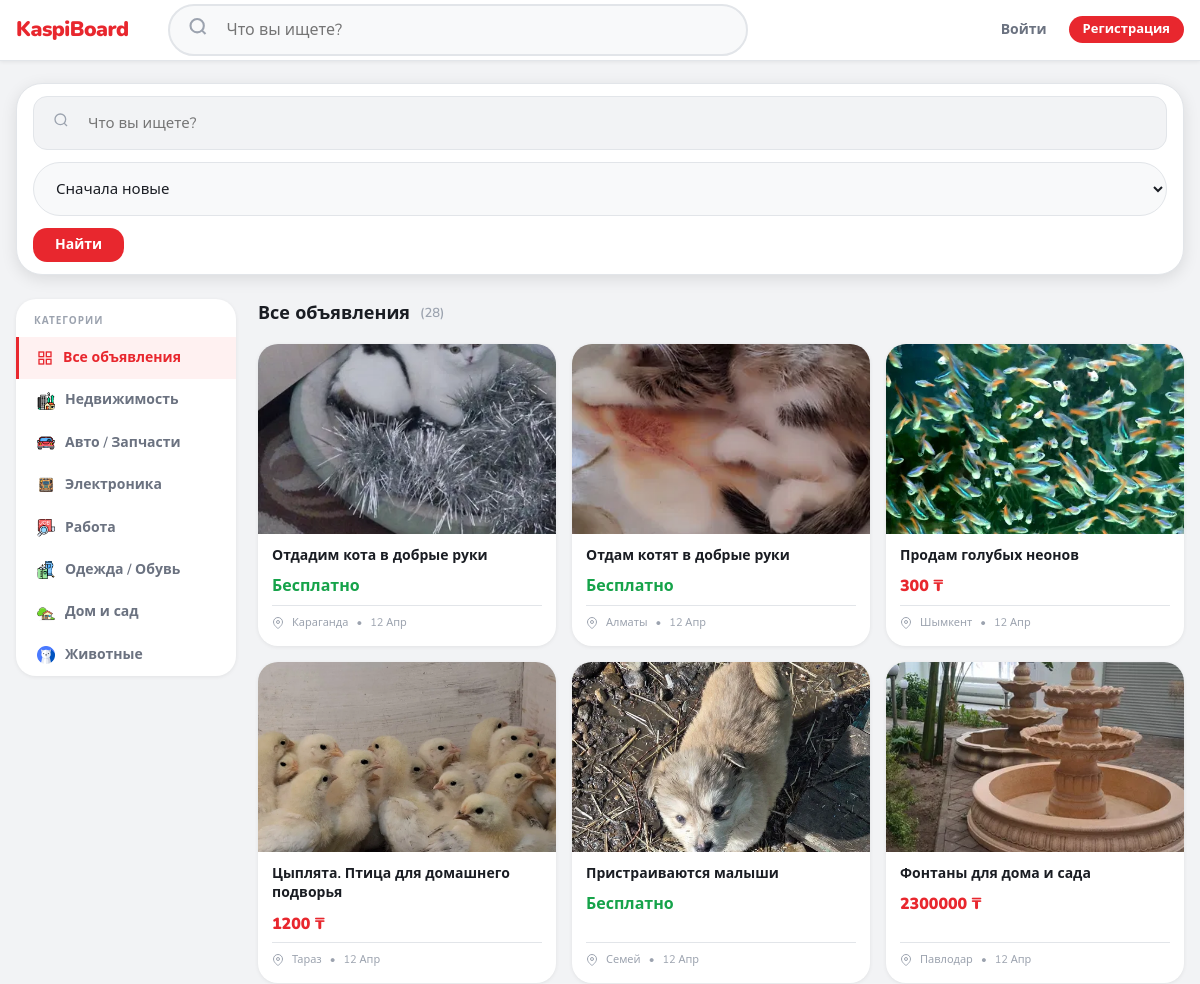
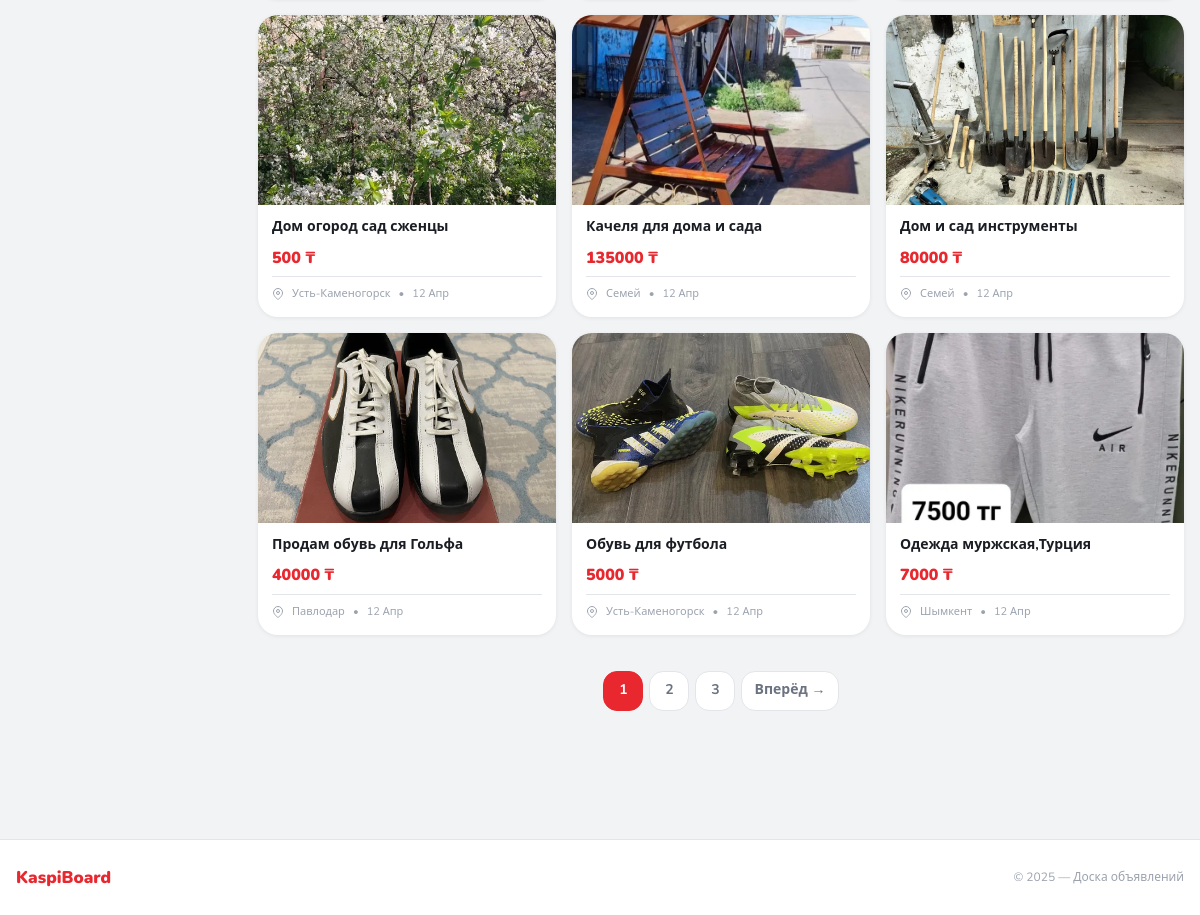
Before: / with the older database file (2 pictures, top to bottom).
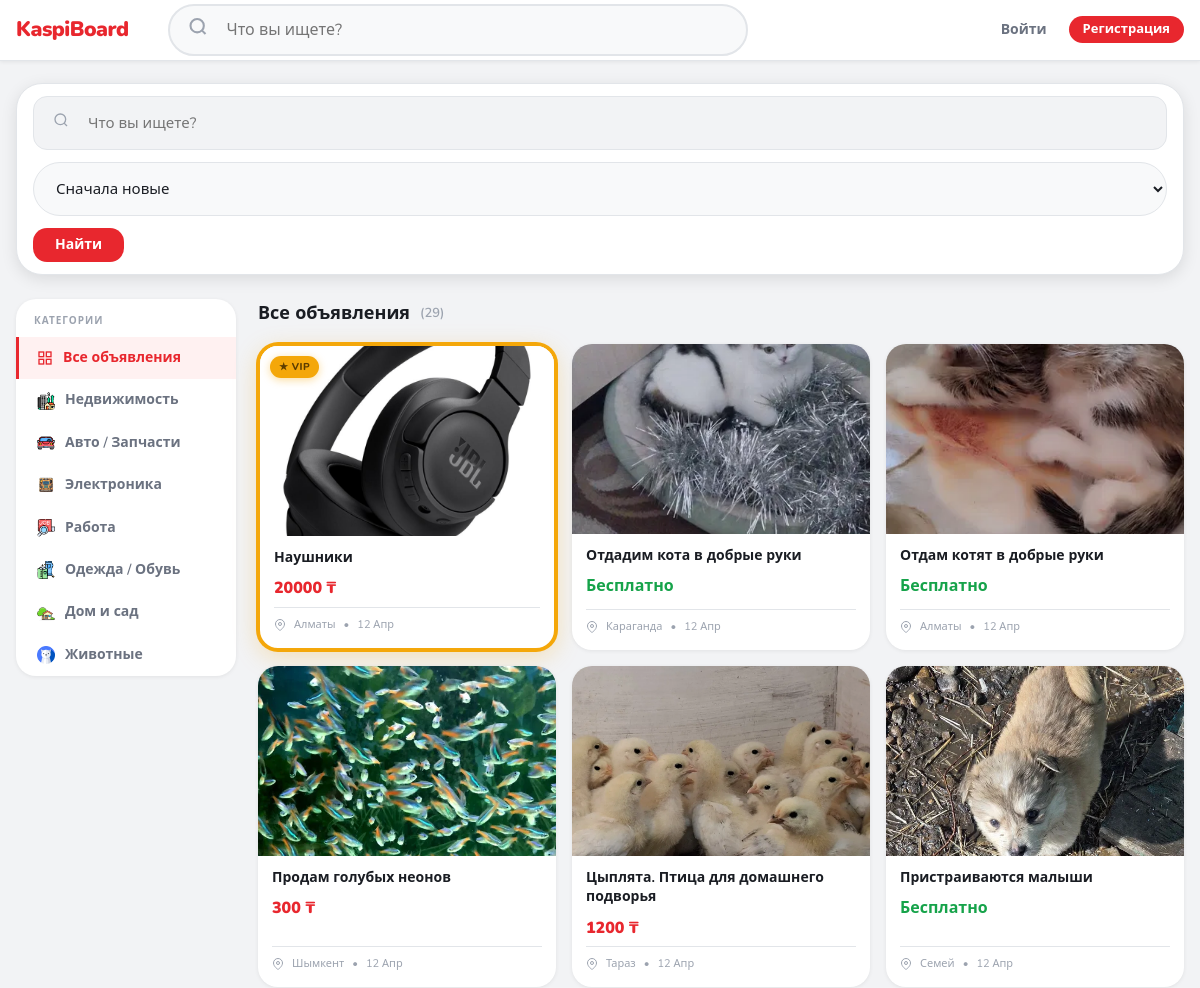
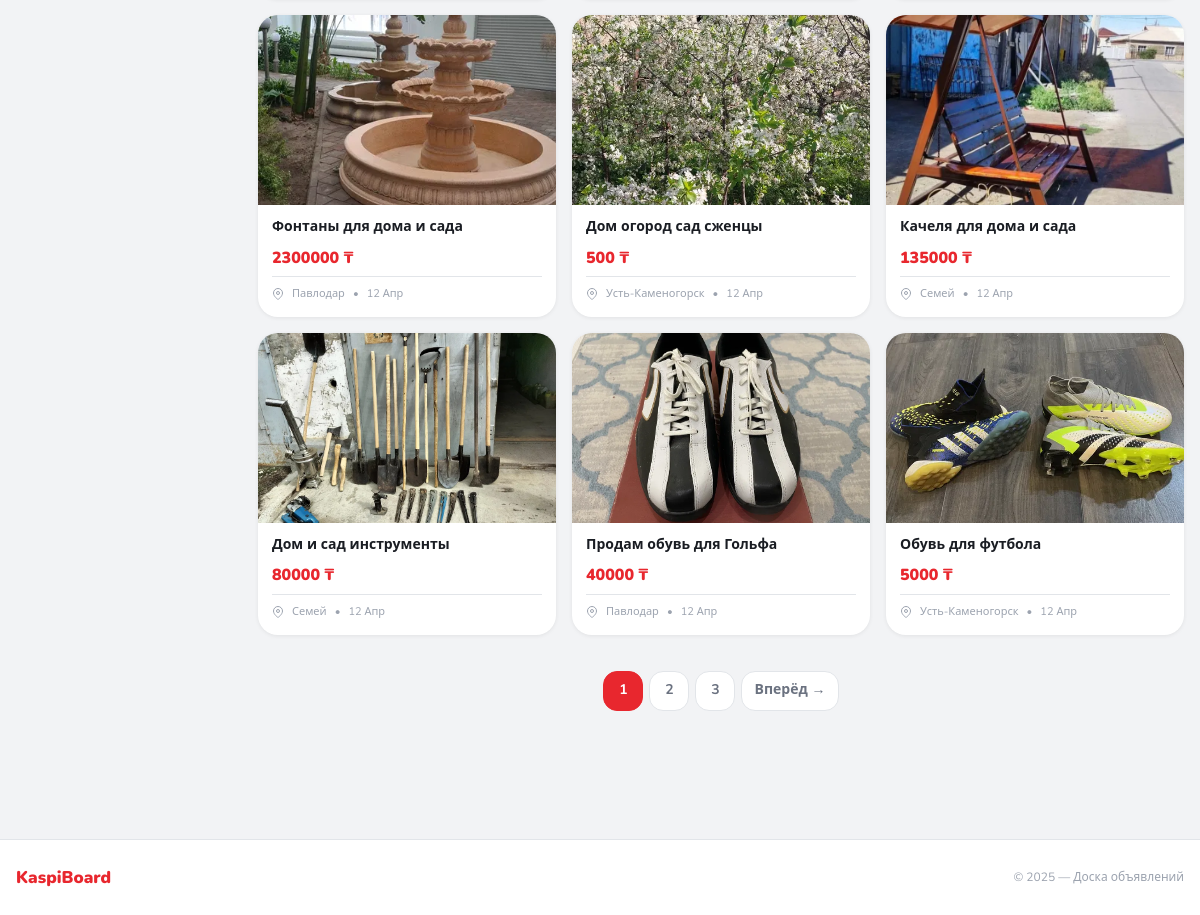
After: the same page with the newer database file (2 pictures, top to bottom).
### core_app/models.py (models this page shows, shortened)
class Category(models.Model):
    name = models.CharField(max_length=255,)
    image = models.ImageField(upload_to='category_images/', blank=True, null=True, verbose_name="Изображение")
    slug = models.SlugField(max_length=255, unique=True, blank=True,)

class Ad(models.Model):
    created_at = models.DateTimeField(auto_now_add=True)
    uuid = models.UUIDField(default=uuid.uuid4, editable=False, unique=True)
    author = models.ForeignKey(User, on_delete=models.CASCADE, related_name='ads', verbose_name="Автор")
    category = models.ForeignKey(Category, on_delete=models.CASCADE, related_name='ads', verbose_name="Категория")
    city = models.ForeignKey(City, on_delete=models.CASCADE, related_name='ads', verbose_name="Город")
    title = models.CharField(max_length=255, )
    description = models.TextField()
    price = models.PositiveBigIntegerField(verbose_name="Цена( в тенге )", help_text="Укажите 0, если бесплатно")
    image = models.ImageField(upload_to='ads/', blank=True, null=True, verbose_name="Изображение")
    update_at = models.DateTimeField(auto_now=True)
    is_moderated = models.BooleanField(default=False, verbose_name="Прошло модерацию")
    is_top = models.BooleanField(
        default=False,
        verbose_name="Топ объявление",
        help_text="Выделяется в поиске и получает приоритет"
    )

class City(models.Model):
    name = models.CharField(max_length=100,)

### core_app/views.py (the view)
# urls.py: path('', ad_list_view, name='ad_list'),
def ad_list_view(request, slug=None):
    ads = Ad.objects.filter(is_moderated=True)
    if slug:
        ads = ads.filter(category__slug=slug)
    q = request.GET.get('q')
    if q:
        ads = ads.filter(title__icontains=q) | ads.filter(description__icontains=q)
    sort = request.GET.get('sort')
    if sort == 'cheap':
        ads = ads.order_by('price', '-created_at')
    elif sort == 'expensive':
        ads = ads.order_by('-price', '-created_at')
    elif sort == 'free':
        ads = ads.filter(price=0).order_by('-created_at')
    else:
        ads = ads.order_by('-created_at')
    from django.core.paginator import Paginator
    page_obj = Paginator(ads, 12).get_page(request.GET.get('page'))
    favorite_uuids = set()
    if request.user.is_authenticated:
        favorite_uuids = set(
            Favorite.objects.filter(user=request.user).values_list('ad__uuid', flat=True)
        )
    return render(request, 'ad_list.html', {
        'page_obj': page_obj,
        'categories': Category.objects.all(),
        'current_category': slug,
        'favorite_uuids': favorite_uuids,
    })

### core_app/templatetags/context_processors.py (called while the page is built)
def active_banners(request):
    banners = Banner.objects.filter(is_active=True).order_by('?')  # ? = случайный порядок
    return {'banners': banners}

### core_app/templates/ad_list.html (shortened to what the changed rows need)
{% extends 'base.html' %}
{% load static %}
{% block content %}
<div class="layout">
  <aside class="sidebar">
    <ul class="sidebar__list">
      {% for cat in categories %}
      <li class="sidebar__item">
        <a href="{% url 'category_list' cat.slug %}"
           class="sidebar__link {% if current_category == cat.slug %}is-active{% endif %}">
          {% if cat.image %}
            <img src="{{ cat.image.url }}" alt="" width="18" height="18"
                 style="border-radius:4px; object-fit:cover;">
          {% else %}
            <svg width="16" height="16" viewBox="0 0 24 24" fill="none" stroke="currentColor" stroke-width="2">
              <circle cx="12" cy="12" r="10"/>
            </svg>
          {% endif %}
          {{ cat.name }}
        </a>
      </li>
      {% endfor %}
    </ul>
  </aside>
  <section>
    <div class="section-title">
      {% if current_category %}
        {% for cat in categories %}{% if cat.slug == current_category %}{{ cat.name }}{% endif %}{% endfor %}
      {% else %}
        Все объявления
      {% endif %}
      <span class="text-muted text-sm" style="font-weight:600;">
        ({{ page_obj.paginator.count }})
      </span>
    </div>
    {% if page_obj.object_list %}
    <div class="ads-grid">
      {% for ad in page_obj %}
      <article class="ad-card {% if ad.is_top %}ad-card--vip{% endif %}">
        <a href="{% url 'ad_detail' ad.uuid %}" class="ad-card__image-wrap">
          {% if ad.is_top %}
            <span class="badge--vip">
              ★ VIP
            </span>
          {% endif %}
          {% if ad.image %}
            <img src="{{ ad.image.url }}" alt="{{ ad.title }}" loading="lazy">
          {% endif %}
        </a>
        <div class="ad-card__body">
          <a href="{% url 'ad_detail' ad.uuid %}" class="ad-card__title">
            {{ ad.title }}
          </a>
          <div class="ad-card__price {% if ad.price == 0 %}ad-card__price--free{% endif %}">
            {% if ad.price == 0 %}Бесплатно{% else %}{{ ad.price|floatformat:0 }} ₸{% endif %}
          </div>
          <div class="ad-card__meta">
            <svg width="12" height="12" viewBox="0 0 24 24" fill="none" stroke="currentColor" stroke-width="2">
              <path d="M21 10c0 7-9 13-9 13s-9-6-9-13a9 9 0 0 1 18 0z"/>
              <circle cx="12" cy="10" r="3"/>
            </svg>
            {{ ad.city.name }}
            <span>&bull;</span>
            {{ ad.created_at|date:"d M" }}
          </div>
        </div>
      </article>
      {% endfor %}
    </div>
    {% endif %}
    {% if page_obj.has_other_pages %}
    <nav class="pagination" aria-label="Пагинация">
      {% for num in page_obj.paginator.page_range %}
        {% if page_obj.number == num %}
          <span class="pagination__btn is-current">{{ num }}</span>
        {% elif num > page_obj.number|add:'-3' and num < page_obj.number|add:'3' %}
          <a href="?page={{ num }}&{{ query_params }}"
             class="pagination__btn">{{ num }}</a>
        {% endif %}
      {% endfor %}
      {% if page_obj.has_next %}
        <a href="?page={{ page_obj.next_page_number }}&{{ query_params }}"
           class="pagination__btn">Вперёд →</a>
      {% endif %}
    </nav>
    {% endif %}
  </section>
</div>
{% endblock %}

Changed rows visible on the page:
no longer on this page (row unchanged): Ad: image (picture), title "Одежда муржская,Турция", price "7000", city.name "Шымкент", created_at "12 Апр"
added Ad: is_top "★ VIP", image (picture), title "Наушники", price "20000", city.name "Алматы", created_at "12 Апр"
Other visible differences:
{{ page_obj.paginator.count }}: "28" → "29"
